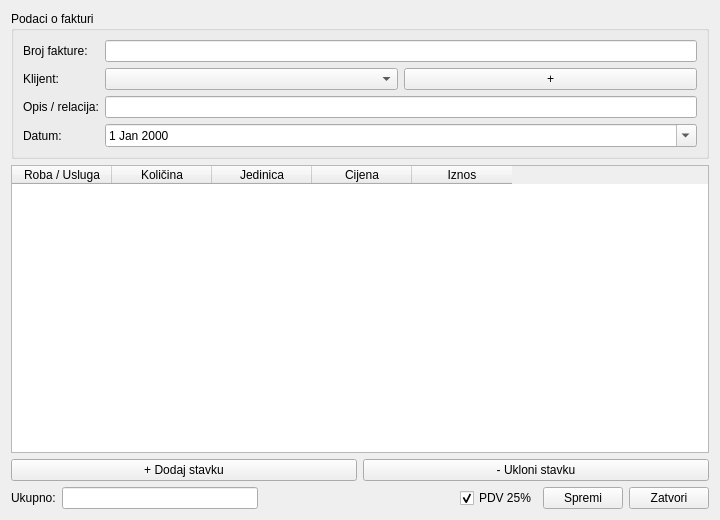
<?xml version="1.0" encoding="UTF-8"?>
<ui version="4.0">
 <class>InvoiceWindow</class>
 <widget class="QWidget" name="InvoiceWindow">
  <property name="geometry">
   <rect>
    <x>0</x>
    <y>0</y>
    <width>720</width>
    <height>520</height>
   </rect>
  </property>
  <property name="windowTitle">
   <string>Faktura</string>
  </property>
  <layout class="QVBoxLayout" name="verticalLayout">
   <item>
    <widget class="QGroupBox" name="invoiceInfoGroupBox">
     <property name="title">
      <string>Podaci o fakturi</string>
     </property>
     <layout class="QFormLayout" name="formLayout">
      <item row="0" column="0">
       <widget class="QLabel" name="invoiceNumberLabel">
        <property name="text">
         <string>Broj fakture:</string>
        </property>
       </widget>
      </item>
      <item row="0" column="1">
       <widget class="QLineEdit" name="invoiceNumberLineEdit"/>
      </item>
      <item row="1" column="0">
       <widget class="QLabel" name="clientLabel">
        <property name="text">
         <string>Klijent:</string>
        </property>
       </widget>
      </item>
      <item row="1" column="1">
       <layout class="QHBoxLayout">
        <item>
         <widget class="QComboBox" name="clientComboBox"/>
        </item>
        <item>
        <widget class="QPushButton" name="addClientButton">
        <property name="text">
        <string>+</string>
        </property>
        <property name="maximumWidth">
        <number>30</number>
        </property>
        </widget>
        </item>
       </layout>
      </item>
      <item row="2" column="0">
       <widget class="QLabel" name="descriptionLabel">
        <property name="text">
         <string>Opis / relacija:</string>
        </property>
       </widget>
      </item>
      <item row="2" column="1">
       <widget class="QLineEdit" name="descriptionLineEdit"/>
      </item>
      <item row="3" column="0">
       <widget class="QLabel" name="dateLabel">
        <property name="text">
         <string>Datum:</string>
        </property>
       </widget>
      </item>
      <item row="3" column="1">
       <widget class="QDateEdit" name="dateEdit">
        <property name="calendarPopup">
         <bool>true</bool>
        </property>
       </widget>
      </item>
     </layout>
    </widget>
   </item>
   <item>
    <widget class="QTableWidget" name="itemsTableWidget">
     <property name="columnCount">
      <number>5</number>
     </property>
     <column>
      <property name="text">
       <string>Roba / Usluga</string>
      </property>
     </column>
     <column>
      <property name="text">
       <string>Količina</string>
      </property>
     </column>
     <column>
      <property name="text">
       <string>Jedinica</string>
      </property>
     </column>
     <column>
      <property name="text">
       <string>Cijena</string>
      </property>
     </column>
     <column>
      <property name="text">
       <string>Iznos</string>
      </property>
     </column>
    </widget>
   </item>
   <item>
    <layout class="QHBoxLayout">
     <item>
      <widget class="QPushButton" name="addItemButton">
       <property name="text">
        <string>+ Dodaj stavku</string>
       </property>
      </widget>
     </item>
     <item>
      <widget class="QPushButton" name="removeItemButton">
       <property name="text">
        <string>- Ukloni stavku</string>
       </property>
      </widget>
     </item>
    </layout>
   </item>
   <item>
    <layout class="QHBoxLayout">
     <item>
      <widget class="QLabel" name="totalLabel">
       <property name="text">
        <string>Ukupno:</string>
       </property>
      </widget>
     </item>
     <item>
      <widget class="QLineEdit" name="totalLineEdit">
       <property name="readOnly">
        <bool>true</bool>
       </property>
      </widget>
     </item>
     <item>
      <spacer>
       <property name="orientation">
        <enum>Qt::Orientation::Horizontal</enum>
       </property>
       <property name="sizeHint" stdset="0">
        <size>
         <width>0</width>
         <height>0</height>
        </size>
       </property>
      </spacer>
     </item>
    <item>
    <widget class="QCheckBox" name="pdvCheckBox">
    <property name="text">
    <string>PDV 25%</string>
    </property>
    <property name="checked">
    <bool>true</bool>
    </property>
    </widget>
    </item>
     <item>
      <widget class="QPushButton" name="saveButton">
       <property name="text">
        <string>Spremi</string>
       </property>
      </widget>
     </item>
     <item>
      <widget class="QPushButton" name="closeButton">
       <property name="text">
        <string>Zatvori</string>
       </property>
      </widget>
     </item>
    </layout>
   </item>
  </layout>
 </widget>
 <resources/>
 <connections/>
</ui>
